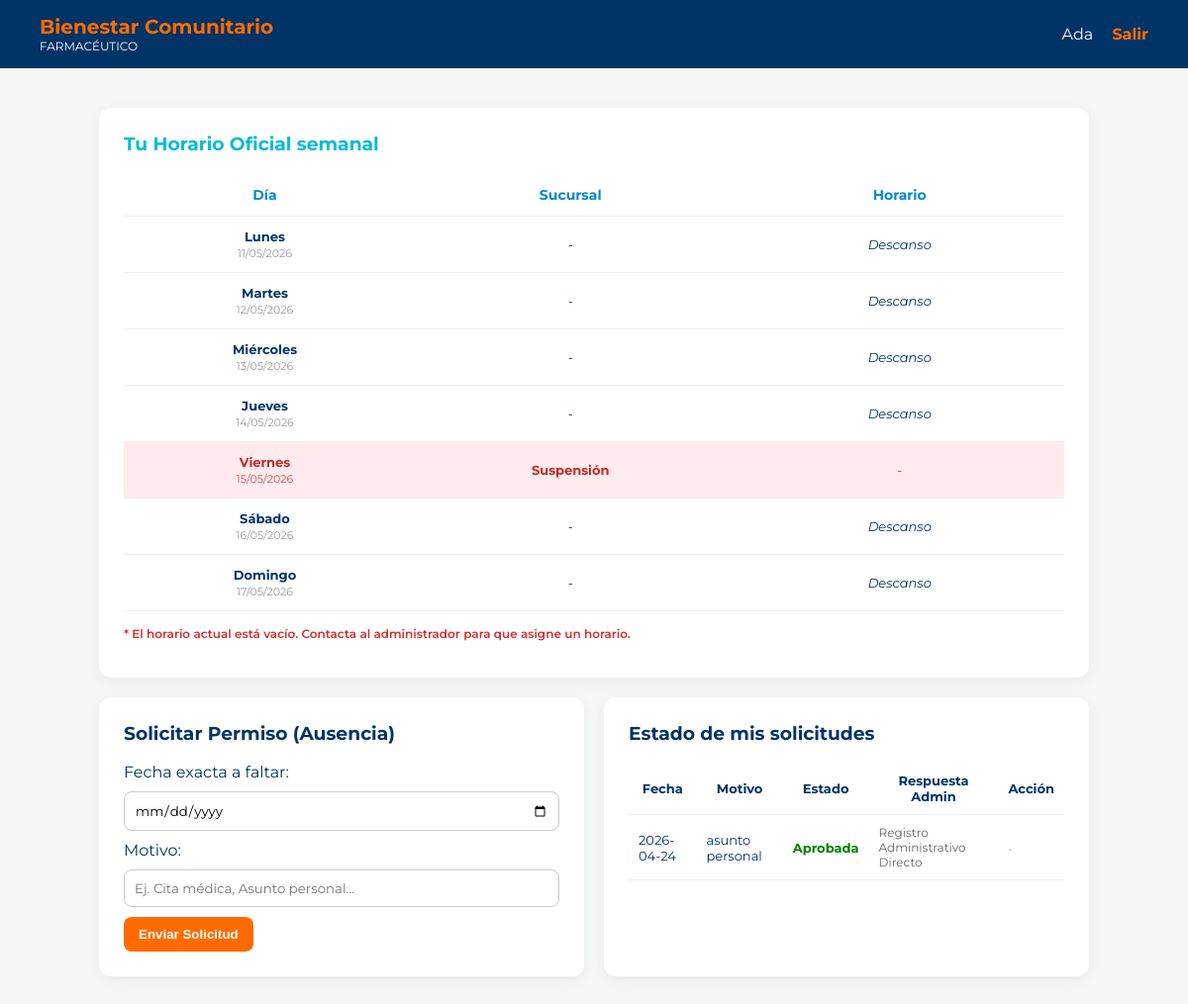
The app's page /empleado (signed in) with its own data.
### app.py (models this page shows)
class Empleado(db.Model):
    id = db.Column(db.Integer, primary_key=True)
    nombre = db.Column(db.String(100))
    rol = db.Column(db.String(50))
    horario = db.Column(db.String(100))
    username = db.Column(db.String(50), unique=True)
    password = db.Column(db.String(50))
    dia_descanso_fijo = db.Column(db.Integer, nullable=True)
    farmacia_id = db.Column(db.Integer, db.ForeignKey('farmacia.id'), nullable=True)
    farmacia = db.relationship('Farmacia', backref=db.backref('empleados', lazy=True))

class Solicitud(db.Model):
    id = db.Column(db.Integer, primary_key=True)
    empleado_id = db.Column(db.Integer, db.ForeignKey('empleado.id'))
    fecha = db.Column(db.String(20)) # Guardará "YYYY-MM-DD"
    motivo = db.Column(db.String(200))
    estado = db.Column(db.String(50), default='Pendiente') # Pendiente, Aprobada, Rechazada, Modificada
    mensaje_admin = db.Column(db.String(200), default='') # Para la contraoferta
    empleado = db.relationship('Empleado')

### app.py (the view)
@app.route('/empleado')
def empleado_dashboard():
    if 'user_id' not in session or session.get('rol') == 'Admin':
        return redirect(url_for('login'))
    empleado_id = session['user_id']
    usuario_actual = Empleado.query.get(empleado_id)
    turnos = HorarioGenerado.query.filter_by(empleado_id=empleado_id).all()
    permisos_aprobados = Solicitud.query.filter(
        Solicitud.empleado_id == empleado_id,
        Solicitud.estado.in_(['Aprobada', 'Modificada (Aprobada)'])
    ).all()
    mi_horario = {}
    for t in turnos:
        mi_horario[t.dia] = t.farmacia.nombre
    for perm in permisos_aprobados:
        try:
            dt = datetime.strptime(perm.fecha, '%Y-%m-%d')
            dia_semana = dt.weekday()
            if dia_semana not in mi_horario or mi_horario[dia_semana] == 'Descanso':
                if perm.mensaje_admin == 'Registro Administrativo Directo':
                    mi_horario[dia_semana] = 'Suspensión'
                else:
                    mi_horario[dia_semana] = 'Permiso Aprobado'
        except Exception as e:
            print("Error al procesar permiso en vista empleado:", e)
    mis_solicitudes = Solicitud.query.filter_by(empleado_id=empleado_id).order_by(Solicitud.id.desc()).all()
    hoy = datetime.now()
    inicio_semana = hoy - timedelta(days=hoy.weekday())
    fechas_semana = []
    for i in range(7):
        fecha_dia = inicio_semana + timedelta(days=i)
        fechas_semana.append(fecha_dia.strftime('%d/%m/%Y'))
    return render_template('empleado.html',
                           nombre=session.get('nombre'),
                           user=usuario_actual,
                           mi_horario=mi_horario,
                           solicitudes=mis_solicitudes,
                           fechas_semana=fechas_semana)

### templates/empleado.html (shortened to what this page needs)
<!DOCTYPE html>
<html lang="es">
<head>
</head>
<body>
    <nav class="navbar">
        <div class="brand">Bienestar Comunitario <span>FARMACÉUTICO</span></div>
        <div>{{ user.nombre }} <a href="{{ url_for('logout') }}" class="logout">Salir</a></div>
    </nav>
    <div class="container">
        <div class="card" style="grid-column: span 2;">
            <h3 style="margin-top:0; color:#00bcd4;">Tu Horario Oficial semanal</h3>
            <table class="horario-table">
                <tr>
                    <th width="30%">Día</th>
                    <th width="35%">Sucursal</th>
                    <th width="35%">Horario</th>
                </tr>
                {% set dias_semana = ['Lunes', 'Martes', 'Miércoles', 'Jueves', 'Viernes', 'Sábado', 'Domingo'] %}
                {% for i in range(7) %}
                    {% set turno = mi_horario.get(i) %}
                    {% if turno %}
                        {% if turno == 'Permiso Aprobado' %}
                        <tr class="fila-descanso">
                            <td>
                                <b>{{ dias_semana[i] }}</b><br>
                                <span style="font-size:11px; color:#999;">{{ fechas_semana[i] }}</span>
                            </td>
                            <td style="color: #b0bec5; font-weight: bold; font-style: italic;">Permiso Aprobado</td>
                            <td style="color: #b0bec5; font-style: italic;">-</td>
                        </tr>
                        {% elif turno == 'Suspensión' %}
                        <tr style="background-color: #ffebee;">
                            <td>
                                <b style="color: #c62828;">{{ dias_semana[i] }}</b><br>
                                <span style="font-size:11px; color:#c62828; opacity: 0.8;">{{ fechas_semana[i] }}</span>
                            </td>
                            <td style="color: #c62828; font-weight: bold;">Suspensión</td>
                            <td style="color: #c62828; font-style: italic;">-</td>
                        </tr>
                        {% endif %}
                    {% else %}
                        <tr class="fila-descanso">
                            <td>
                                <b>{{ dias_semana[i] }}</b><br>
                                <span style="font-size:11px; color:#999;">{{ fechas_semana[i] }}</span>
                            </td>
                            <td style="font-style: italic;">-</td>
                            <td style="font-style: italic;">Descanso</td>
                        </tr>
                    {% endif %}
                {% endfor %}
            </table>
            {% set ns = namespace(tiene_turno=false) %}
            {% for i in range(7) %}
                {% if mi_horario.get(i) and mi_horario.get(i) != 'Permiso Aprobado' and mi_horario.get(i) != 'Suspensión' %}
                    {% set ns.tiene_turno = true %}
                {% endif %}
            {% endfor %}
            {% if not ns.tiene_turno %}
                <p style="color: #d32f2f; font-size: 12px; margin-top: 15px; font-weight: 600;">
                    * El horario actual está vacío. Contacta al administrador para que asigne un horario.
                </p>
            {% endif %}
        </div>
        <div class="card">
            <h3 style="margin-top:0;">Solicitar Permiso (Ausencia)</h3>
            <form action="{{ url_for('nueva_solicitud_empleado') }}" method="POST">
                <label>Fecha exacta a faltar:</label>
                <input type="date" name="fecha" required>
                <label>Motivo:</label>
                <input type="text" name="motivo" placeholder="Ej. Cita médica, Asunto personal..." required>
                <button type="submit">Enviar Solicitud</button>
            </form>
        </div>
        <div class="card">
            <h3 style="margin-top:0;">Estado de mis solicitudes</h3>
            <table>
                <tr><th>Fecha</th><th>Motivo</th><th>Estado</th><th>Respuesta Admin</th><th>Acción</th></tr>
                {% for s in solicitudes %}
                <tr>
                    <td>{{ s.fecha }}</td>
                    <td>{{ s.motivo }}</td>
                    <td class="{% if 'Aprobada' in s.estado %}estado-aprobada{% elif s.estado=='Rechazada' or s.estado=='Cancelada' %}estado-rechazada{% elif s.estado=='Pide Cancelación' %}estado-pide-cancelacion{% else %}estado-pendiente{% endif %}">{{ s.estado }}</td>
                    <td style="font-size:12px; color:#666;">{{ s.mensaje_admin if s.mensaje_admin else '-' }}</td>
                    <td>
                        {% if 'Aprobada' in s.estado and s.mensaje_admin != 'Registro Administrativo Directo' %}
                        <form action="{{ url_for('solicitar_cancelacion', id=s.id) }}" method="POST" style="margin:0;">
                            <button type="submit" style="background:#ffebee; color:#d32f2f; padding:5px 10px; border-radius:4px; border:none; cursor:pointer; font-size:12px; font-weight:bold;" onclick="return confirm('¿Seguro que deseas cancelar este permiso?');">Cancelar</button>
                        </form>
                        {% elif s.mensaje_admin == 'Registro Administrativo Directo' %}
                            <span style="font-size: 11px; color: #999;">-</span>
                        {% endif %}
                    </td>
                </tr>
                {% endfor %}
            </table>
        </div>
    </div>
</body>
</html>

### templates/empleado.html (style rules this page uses)
body { font-family: 'Montserrat', sans-serif; background-color: #f4f7f6; margin: 0; color: #003366; }
.navbar { background-color: #003366; padding: 15px 40px; display: flex; justify-content: space-between; align-items: center; color: white; }
.brand { font-size: 20px; font-weight: 700; color: #ff6b00; }
.brand span { font-size: 12px; color: white; display: block; font-weight: 400; }
.container { max-width: 1000px; margin: 40px auto; padding: 0 20px; display: grid; grid-template-columns: 1fr 1fr; gap: 20px; }
.card { background: white; padding: 25px; border-radius: 12px; box-shadow: 0 4px 15px rgba(0,0,0,0.05); }
.logout { color: #ff6b00; font-weight: bold; text-decoration: none; margin-left: 15px; }
input, select { width: 100%; padding: 10px; margin: 10px 0; border: 1px solid #ccc; border-radius: 8px; font-family: 'Montserrat'; box-sizing:border-box; }
button { background-color: #ff6b00; color: white; border: none; padding: 10px 15px; border-radius: 8px; cursor: pointer; font-weight: bold; }
table { width: 100%; border-collapse: collapse; margin-top: 15px; }
td, th { padding: 10px; border-bottom: 1px solid #eee; font-size: 13px; }
.estado-aprobada { color: green; font-weight: bold; }
.horario-table { width: 100%; border-collapse: collapse; }
.horario-table th, .horario-table td { text-align: center; vertical-align: middle; padding: 12px; border-bottom: 1px solid #eee; }
.horario-table th { color: #0288d1; font-size: 14px; }

### records on screen
Empleado: nombre "Ada"
Solicitud: fecha "2026-04-24", motivo "asunto personal", estado "Aprobada", mensaje_admin "Registro Administrativo Directo"

### other values on screen
{{ dias_semana[i] }} "Lunes" "Martes" "Miércoles" "Jueves" "Sábado" "Domingo"
{{ fechas_semana[i] }} "11/05/2026" "12/05/2026" "13/05/2026" "14/05/2026" "16/05/2026" "17/05/2026"
{{ dias_semana[i] }} "Viernes"
{{ fechas_semana[i] }} "15/05/2026"
